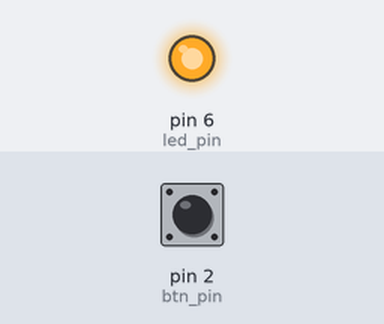
Bench run of a sketch on a simulated Arduino Uno, built with avr-gcc and run on an emulated ATmega328P. Shown: output pins drawn as LEDs (lit = HIGH). The test bench sets the inputs (shaded band); at power-on: pin 2 (btn_pin) HIGH. What the sketch prints to the serial monitor is not drawn.

Above: at 0.1 s.
At 0.6 s:
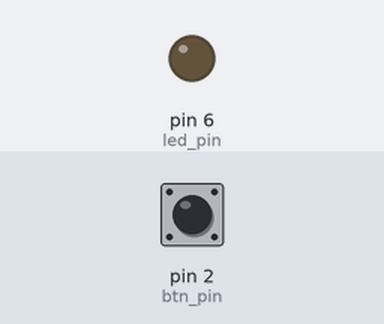
Timing chart, 0 to 2.1 s (numbered marks = the images above):
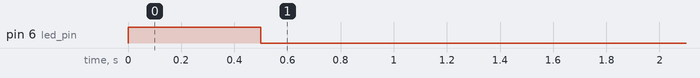

Measured:
- by itself, pin 6 (led_pin): LOW → HIGH at 0.00 s, → LOW 0.50 s later

The sketch:

button_count.ino
```cpp
const int btn_pin = 2;
const int led_pin = 6;

int count = 0;
int btn_prev;

void setup() {
  // configure pins
  pinMode(btn_pin, INPUT_PULLUP);
  pinMode(led_pin, OUTPUT);

  Serial.begin(9600);
  // set initial LED state
  digitalWrite(led_pin, LOW);
}

void loop() {
  int btn_state;

  // read button state
  btn_state = digitalRead(btn_pin);

  // flash LED on rising edge
  if ((btn_prev == LOW) && (btn_state == HIGH)) {
    count ++;
    Serial.println(count);
    digitalWrite(led_pin, HIGH);
    delay(500);
    digitalWrite(led_pin, LOW);

  }

  // remember button state
  btn_prev = btn_state;
}
```
